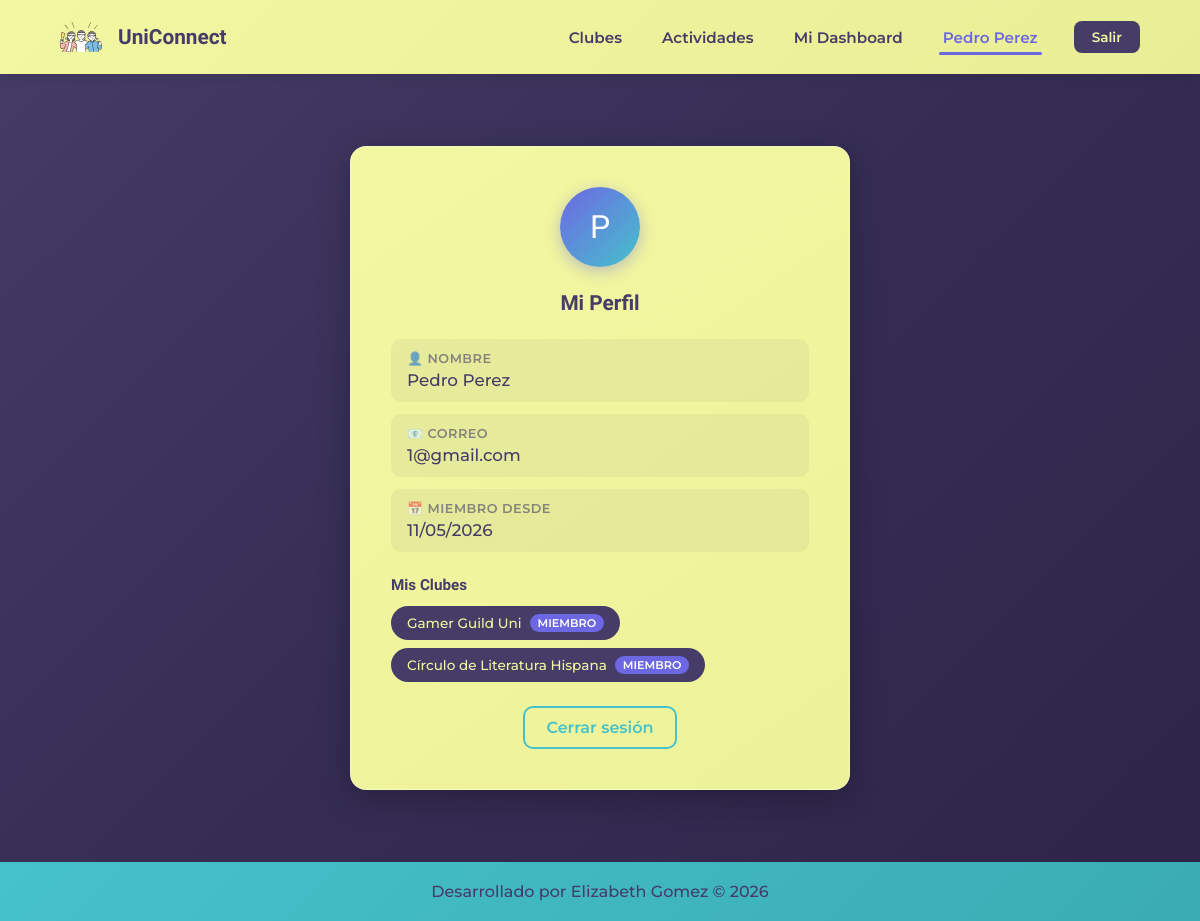
The page /perfil.php (signed in) on the database its author committed.
### tables this page shows
CREATE TABLE `usuarios` (
  `id_usuario` int(11) NOT NULL,
  `nombre` varchar(100) NOT NULL,
  `email` varchar(150) NOT NULL,
  `password_hash` varchar(255) NOT NULL,
  `fecha_registro` datetime DEFAULT current_timestamp()
);

CREATE TABLE `miembros_club` (
  `id_miembro` int(11) NOT NULL,
  `id_usuario` int(11) NOT NULL,
  `id_club` int(11) NOT NULL,
  `fecha_union` datetime DEFAULT current_timestamp(),
  `rol` varchar(30) DEFAULT 'miembro'
);

CREATE TABLE `clubes` (
  `id_club` int(11) NOT NULL,
  `nombre_club` varchar(100) NOT NULL,
  `descripcion` text DEFAULT NULL,
  `categoria` varchar(50) DEFAULT NULL
);

### perfil.php (the view, shortened to what this page needs)
<?php
$conexionbd = conectar_bd();
$id_usuario = $_SESSION['id_usuario'];
$stmt = mysqli_prepare($conexionbd, "SELECT nombre, email, fecha_registro FROM usuarios WHERE id_usuario = ?");
mysqli_stmt_bind_param($stmt, "i", $id_usuario);
mysqli_stmt_execute($stmt);
$res = mysqli_stmt_get_result($stmt);
$usuario = mysqli_fetch_assoc($res);
$stmt_clubes = mysqli_prepare($conexionbd,
    "SELECT c.nombre_club, mc.fecha_union, mc.rol
     FROM miembros_club mc
     INNER JOIN clubes c ON mc.id_club = c.id_club
     WHERE mc.id_usuario = ?
     ORDER BY mc.fecha_union DESC");
mysqli_stmt_bind_param($stmt_clubes, "i", $id_usuario);
mysqli_stmt_execute($stmt_clubes);
$res_clubes = mysqli_stmt_get_result($stmt_clubes);
?>
<!DOCTYPE html>
<html lang="es-mx">
<head>
    <link rel="stylesheet" href="./styles/style.css">
    <link rel="stylesheet" href="./styles/style_perfil.css">
</head>
<body>
    <?php include("includes/header_privado.php"); ?>
    <main class="perfil_contenedor">
        <div class="perfil_card animacion-entrada">
            <div class="perfil_avatar">
                <?php echo strtoupper(substr($usuario['nombre'], 0, 1)); ?>
            </div>
            <h2 class="perfil_titulo">Mi Perfil</h2>
            <div class="perfil_info">
                <div class="perfil_campo">
                    <span class="perfil_label">👤 Nombre</span>
                    <span class="perfil_valor"><?php echo htmlspecialchars($usuario['nombre']); ?></span>
                </div>
                <div class="perfil_campo">
                    <span class="perfil_label">📧 Correo</span>
                    <span class="perfil_valor"><?php echo htmlspecialchars($usuario['email']); ?></span>
                </div>
                <div class="perfil_campo">
                    <span class="perfil_label">📅 Miembro desde</span>
                    <span class="perfil_valor"><?php echo date('d/m/Y', strtotime($usuario['fecha_registro'])); ?></span>
                </div>
            </div>
            <?php if (mysqli_num_rows($res_clubes) > 0): ?>
            <div class="perfil_clubes">
                <h3>Mis Clubes</h3>
                <div class="perfil_clubes_lista">
                    <?php while($club = mysqli_fetch_assoc($res_clubes)): ?>
                    <div class="perfil_club_tag">
                        <?php echo htmlspecialchars($club['nombre_club']); ?>
                        <span class="perfil_club_rol"><?php echo htmlspecialchars($club['rol']); ?></span>
                    </div>
                    <?php endwhile; ?>
                </div>
            </div>
            <?php endif; ?>
            <div class="perfil_botones">
                <a href="cerrar_sesion.php" class="boton_secundario" id="btn-cerrar-sesion">Cerrar sesión</a>
            </div>
        </div>
    </main>
    <?php include("includes/footer.php"); ?>
</body>
</html>

### styles/style.css (style rules this page uses)
:root { --color-primario:#453C67; --color-secundario:#F2F7A1; --color-terciario:#46C2CB; --color-cuaternario:#6D67E4; --fuente-montserrat:"Montserrat", sans-serif; --fuente-krona:"Krona One", sans-serif; --sombra-suave: 0 4px 20px rgba(0, 0, 0, 0.15); --sombra-elevada: 0 8px 32px rgba(0, 0, 0, 0.25); --gradiente-fondo: linear-gradient(135deg, #453C67 0%, #352d54 50%, #2d2548 100%); --transicion: 0.3s cubic-bezier(0.4, 0, 0.2, 1); }
* { padding:0; margin: 0; box-sizing: border-box; }
body { background: var(--gradiente-fondo); color: var(--color-secundario); display: flex; flex-direction: column; min-height: 100vh; font-family: var(--fuente-montserrat); }
main { flex: 1; }
.boton_secundario { background-color: transparent; border: 2px solid var(--color-terciario); color: var(--color-terciario); padding: 10px 22px; border-radius: 10px; font-size: 1rem; font-family: var(--fuente-montserrat); font-weight: 600; cursor: pointer; text-decoration: none; display: inline-block; transition: var(--transicion); text-align: center; }
.animacion-entrada { opacity: 0; transform: translateY(30px); transition: opacity 0.6s ease, transform 0.6s ease; }
.animacion-entrada.visible { opacity: 1; transform: translateY(0); }

### styles/style_perfil.css (style rules this page uses)
.perfil_contenedor { display: flex; justify-content: center; align-items: center; padding: 6% 5%; }
.perfil_card { background: linear-gradient(145deg, #F2F7A1 0%, #edf29a 100%); padding: 40px; border-radius: 16px; width: 100%; max-width: 500px; display: flex; flex-direction: column; align-items: center; gap: 24px; box-shadow: var(--sombra-elevada); border: 1px solid rgba(255, 255, 255, 0.3); }
.perfil_avatar { width: 80px; height: 80px; border-radius: 50%; background: linear-gradient(135deg, var(--color-cuaternario), var(--color-terciario)); display: flex; align-items: center; justify-content: center; font-family: var(--fuente-krona); font-size: 2rem; color: white; box-shadow: 0 4px 15px rgba(109, 103, 228, 0.4); }
.perfil_titulo { font-family: var(--fuente-krona); text-align: center; color: var(--color-primario); font-size: 1.3rem; }
.perfil_info { width: 100%; display: flex; flex-direction: column; gap: 12px; }
.perfil_campo { display: flex; flex-direction: column; gap: 4px; padding: 12px 16px; background: rgba(69, 60, 103, 0.06); border-radius: 10px; }
.perfil_label { font-family: var(--fuente-montserrat); font-size: 0.8rem; color: var(--color-primario); opacity: 0.6; font-weight: 600; text-transform: uppercase; letter-spacing: 0.5px; }
.perfil_valor { font-family: var(--fuente-montserrat); color: var(--color-primario); font-size: 1.05rem; font-weight: 500; }
.perfil_clubes { width: 100%; }
.perfil_clubes h3 { font-family: var(--fuente-krona); color: var(--color-primario); font-size: 0.95rem; margin-bottom: 12px; }
.perfil_clubes_lista { display: flex; flex-wrap: wrap; gap: 8px; }
.perfil_club_tag { background: var(--color-primario); color: var(--color-secundario); padding: 8px 16px; border-radius: 20px; font-family: var(--fuente-montserrat); font-size: 0.85rem; font-weight: 500; display: flex; align-items: center; gap: 8px; }
.perfil_club_rol { background: var(--color-cuaternario); color: white; padding: 2px 8px; border-radius: 12px; font-size: 0.7rem; font-weight: 600; text-transform: uppercase; }
.perfil_botones { display: flex; justify-content: center; gap: 15px; width: 100%; }

### rows shown on the page
usuarios: nombre "P", nombre "Pedro Perez", email "1@gmail.com", fecha_registro "11/05/2026"
miembros_club: id_club.nombre_club "Gamer Guild Uni", rol "MIEMBRO"
miembros_club: id_club.nombre_club "Círculo de Literatura Hispana", rol "MIEMBRO"

### other values the page prints
$_SESSION['nombre'] "Pedro Perez"
